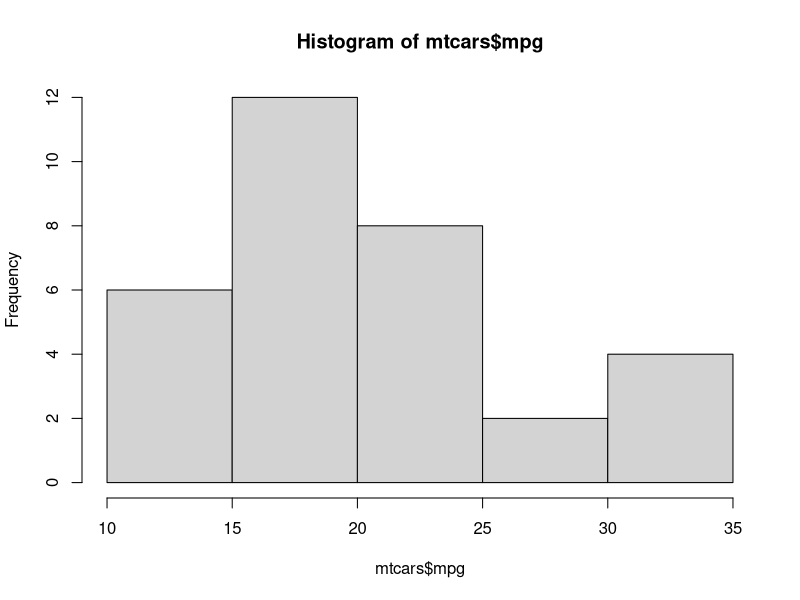
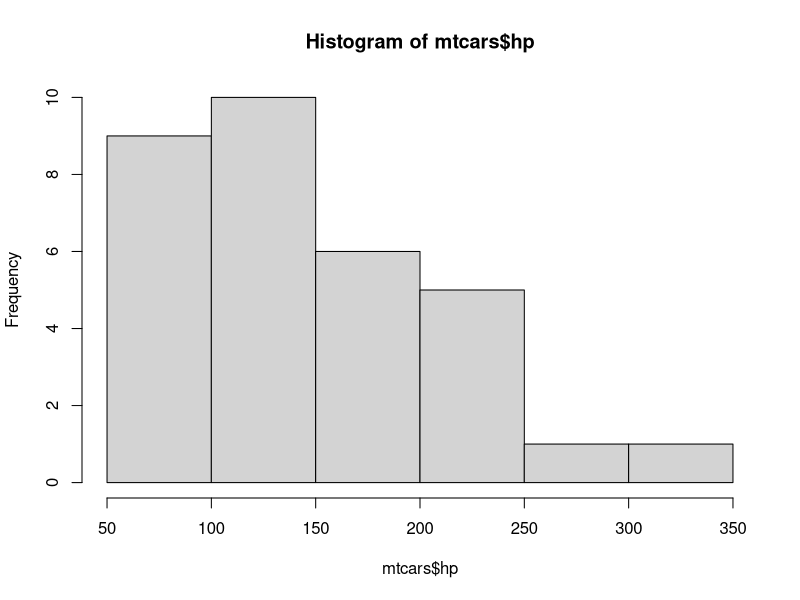
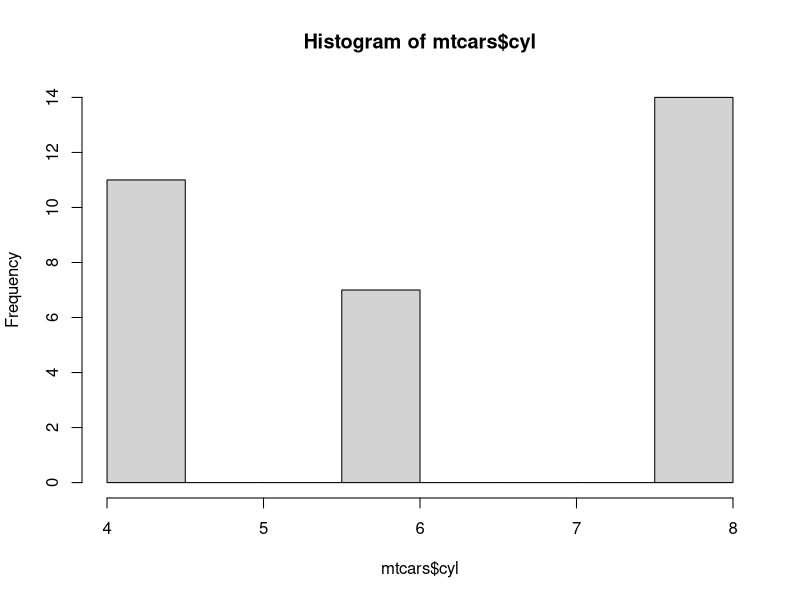
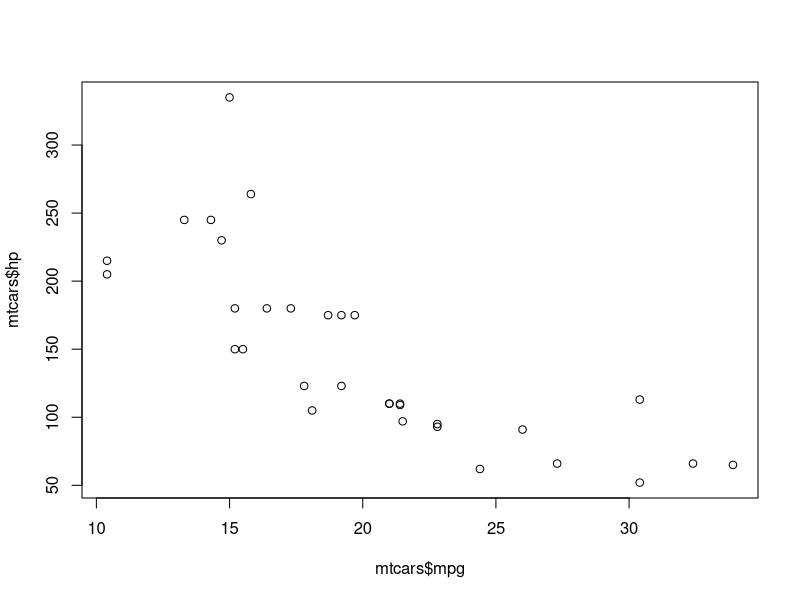

Write R code to recreate these figures, in order.
data()

?mtcars

data("mtcars")
head(mtcars)
head(mtcars, 4)
tail(mtcars)

class(mtcars)
dim(mtcars)


names(mtcars)

str(mtcars)
summary(mtcars)

hist(mtcars$mpg)
hist(mtcars$hp)
hist(mtcars$cyl)

plot(mtcars$mpg, mtcars$hp)


# Ecoding to with digits

list = sample(c("yes", "no"), size = 10, replace = TRUE)
list
list = factor(list)
list
list = as.numeric(list)
list

